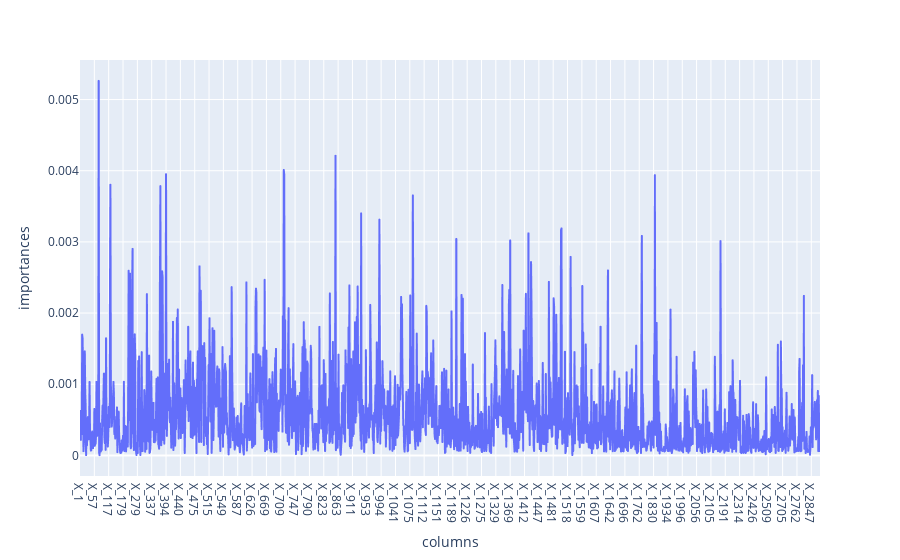

The notebook cell saved with this chart:
### Code cell
import plotly.express as px

px.line(data_frame=temp_df,
        x='columns',
        y='importances')

### Figure 1 — Plotly figure (JSON) as saved in the notebook; plotly's stock layout.template omitted (floating-point values rounded to 4 significant figures; data arrays with more than 128 entries replaced by an {"elided": "..."} marker saying what was removed)
{"data": [{"hovertemplate": "columns=%{x}<br>importances=%{y}<extra></extra>", "legendgroup": "", "line": {"color": "#636efa", "dash": "solid"}, "marker": {"symbol": "circle"}, "mode": "lines", "name": "", "showlegend": false, "type": "scattergl", "x": {"elided": "1704 str values"}, "xaxis": "x", "y": {"elided": "1704 float values"}, "yaxis": "y"}], "layout": {"legend": {"tracegroupgap": 0}, "margin": {"t": 60}, "xaxis": {"anchor": "y", "domain": [0, 1], "title": {"text": "columns"}}, "yaxis": {"anchor": "x", "domain": [0, 1], "title": {"text": "importances"}}}}
